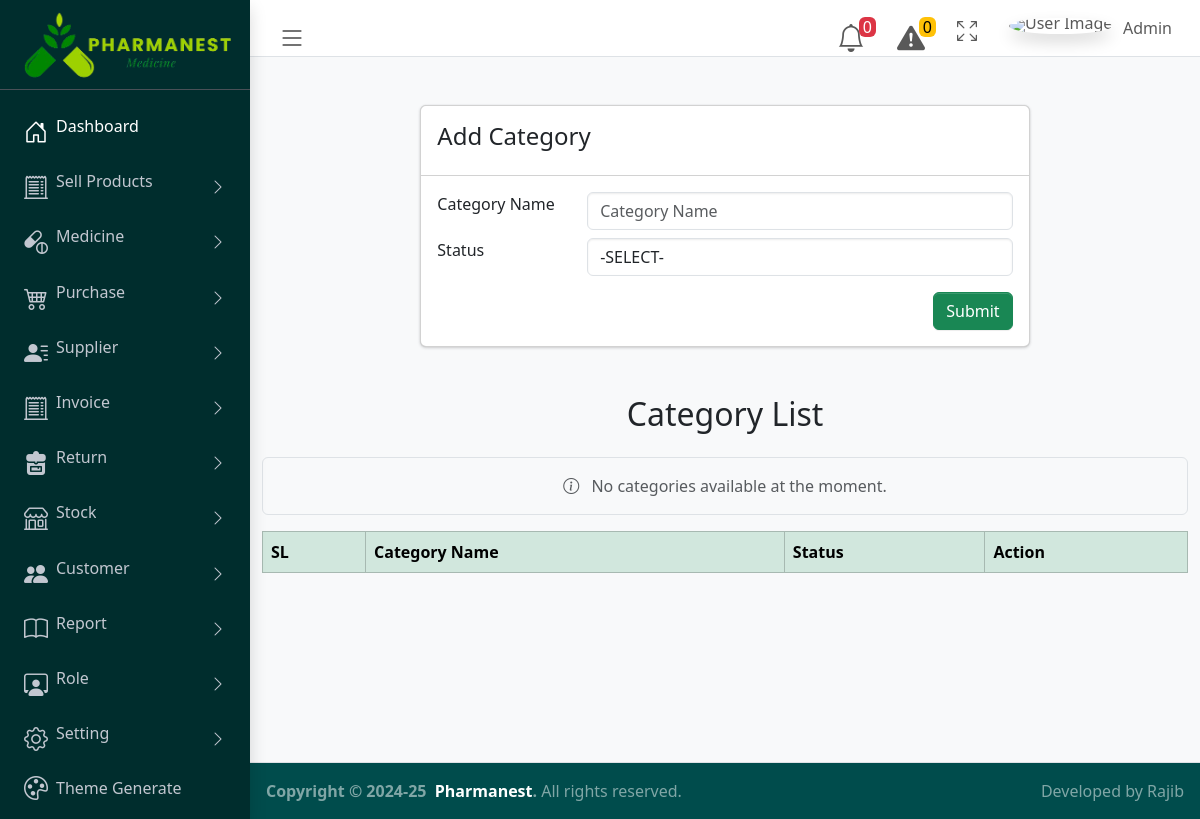
The app's page /category.php (signed in), older data.
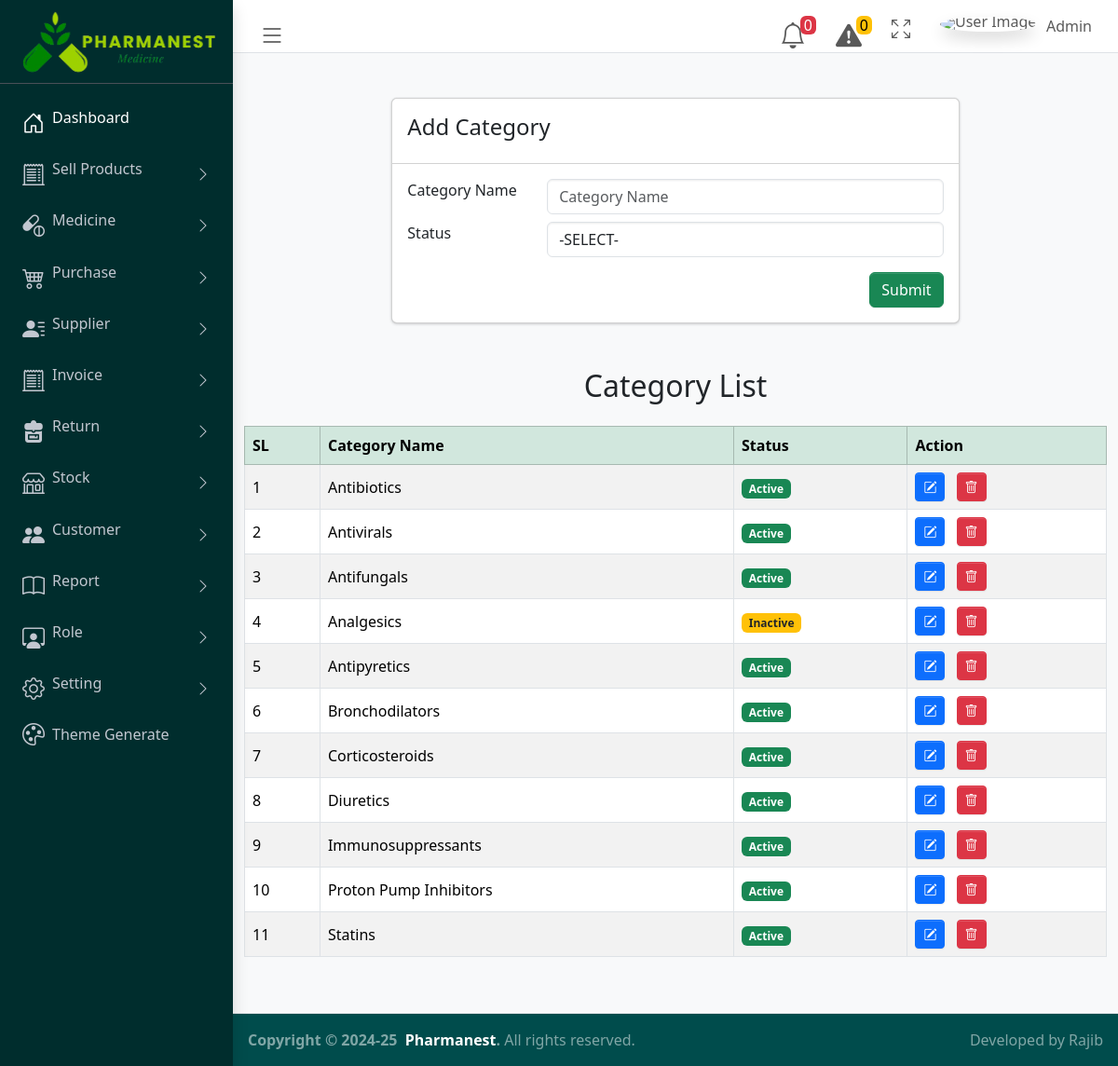
The same page, newer data.
### tables this page shows
CREATE TABLE `category` (
  `id` int(20) NOT NULL,
  `category_name` varchar(100) NOT NULL,
  `category_status` int(10) NOT NULL
);

### category.php (the view, shortened to what this page needs)
 <?php require_once './config/config.php';?>
 <?php  include("./pages/common_pages/header.php");?>
 <?php include("./pages/common_pages/navber.php");?>
 <?php include("./pages/common_pages/sidebar.php");?>
    <main  class="app-main">
    <div class="container mt-5">
    <div class="row justify-content-center">
      <div class="col-lg-8">
        <div class="card">
          <div class="card-header">
            <h4>Add Category</h4>
          </div>
          <div class="card-body">
            <form class="form-horizontal" method="POST" id="submitBrandForm" action="./php_action/create_categories.php" enctype="multipart/form-data">
              <div class="form-group row">
                <label class="col-sm-3 control-label" for="categoriesName">Category Name</label>
                <div class="col-sm-9 mb-2">
                  <input
                    type="text"
                    class="form-control"
                    name="category"
                    placeholder="Category Name"
                    required
                    pattern="^[a-zA-Z\s]+$"
                    title="Only alphabets are allowed.">
                </div>
              </div>
              <div class="form-group row">
                <label class="col-sm-3 control-label" for="categoriesStatus">Status</label>
                <div class="col-sm-9">
                  <select class="form-control" id="categoriesStatus" name="categoriesStatus" required>
                    <option value="">-SELECT-</option>
                  </select>
                </div>
              </div>
              <div class="form-group row">
                <div class="col-sm-12 text-end mt-3">
                  <button type="submit" name="create" id="createCategoriesBtn" class="btn btn-success">
                    Submit
                  </button>
                </div>
              </div>
            </form>
          </div>
        </div>
      </div>
    </div>
  </div>
   <section>
   <div class="container my-5">
        <h2 class="mb-4 text-center">Category List</h2>
        <table class="table table-striped table-bordered align-middle">
            <thead class="table-success">
                <tr>
                    <th scope="col">SL</th>
                    <th scope="col">Category Name</th>
                    <th scope="col">Status</th>
                    <th scope="col">Action</th>
                </tr>
            </thead>
            <tbody>
            <?php
                    $activeCategory='';
                    $category_list = $db->query("SELECT * FROM category");
                    if($category_list->num_rows > 0){
                      $counter = 1;
                      while (list($id,$category,$status) = $category_list->fetch_row()) {
                        if($status == 1) {
                          $activeCategory = "<span class='badge bg-success'>Active</span>";
                        } else {
                          $activeCategory = "<span class='badge bg-warning text-dark'>Inactive</span>";
                        }
                              echo "<tr>
                              <td>$counter</td>
                              <td>$category</td>
                              <td>$activeCategory</td>
                              <td>
                                  <a href='./edit_category.php?id=$id''
                                  class='btn btn-primary btn-sm text-white me-2'
                                  data-bs-toggle='tooltip'
                                  title='Edit'>
                                  <i class='bi bi-pencil-square'></i>
                                  </a>
                                  <a href='./php_action/category_delete.php?id=$id' class='btn btn-danger btn-sm text-white' data-bs-toggle='tooltip'
                                  title='Delete'>
                                  <i class='bi bi-trash'></i>
                                  </a>
                              </td>
                          </tr>";
                          $counter++;
                      }
                    }else{
                      echo "
                      <p class='text-center text-muted bg-light py-3 rounded border'>
                        <i class='bi bi-info-circle me-2'></i> No categories available at the moment.
                      </p>
                          ";
                    }
            ?>
            </tbody>
        </table>
    </div>
   </section>
  </main>
<?php include("./pages/common_pages/footer.php");?>

Row changes from the older to the newer data that the page shows:
added category: category_name "Antibiotics", category_status "Active"
added category: category_name "Antivirals", category_status "Active"
added category: category_name "Antifungals", category_status "Active"
added category: category_name "Analgesics", category_status "Inactive"
added category: category_name "Antipyretics", category_status "Active"
added category: category_name "Bronchodilators", category_status "Active"
added category: category_name "Corticosteroids", category_status "Active"
added category: category_name "Diuretics", category_status "Active"
added category: category_name "Immunosuppressants", category_status "Active"
added category: category_name "Proton Pump Inhibitors", category_status "Active"
added category: category_name "Statins", category_status "Active"
Text that changed along with them:
text no longer shown: "No categories available at the moment."
